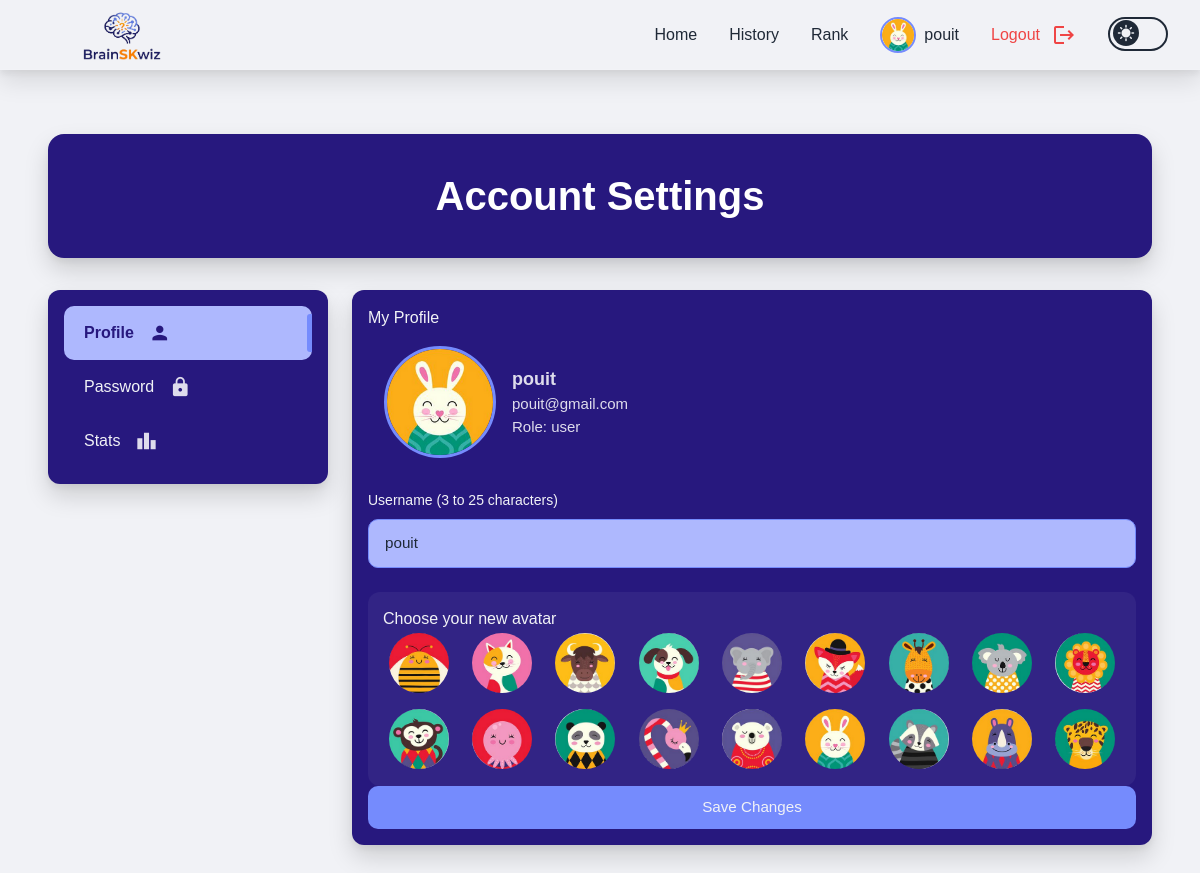
The app's page /settings.php (signed in) with its own data.
### tables this page shows
CREATE TABLE IF NOT EXISTS users (
    id INT AUTO_INCREMENT PRIMARY KEY,
    username VARCHAR(100) NOT NULL UNIQUE,
    email VARCHAR(255) NOT NULL UNIQUE,
    password VARCHAR(255) NOT NULL,
    role ENUM('admin', 'user') DEFAULT 'user',
    avatar VARCHAR(100) NOT NULL DEFAULT 'bee.png',
    total_points INT NOT NULL DEFAULT 0,
    created_at TIMESTAMP DEFAULT CURRENT_TIMESTAMP
);

### src/settings.php (the view, shortened to what this page needs)
<?php
include 'components/header.php';
require_once __DIR__ . '/config/db.php';
$stmt = $pdo->prepare("
    SELECT u.*, COALESCE(SUM(g.points_earned), 0) AS total_points
    FROM users u
    LEFT JOIN games g ON g.user_id = u.id
    WHERE u.id = ?
    GROUP BY u.id
");
$stmt->execute([$_SESSION['user_id']]);
$user = $stmt->fetch();
?>
<div class="page-container page-settings">
    <div class="titleBoxAdmin">
        <h1 class="bigTitle">Account Settings</h1>
    </div>
    <div class="settings">
        <div class="choices">
            <ul>
                <li id="profileSettingBtn" class="active">
                    <button onclick="setActive('profileSetting')">Profile<span class="material-icons">person</span></button>
                </li>
                <li id="passwordSettingBtn">
                    <button onclick="setActive('passwordSetting')">Password<span class="material-icons">lock</span></button>
                </li>
                <li id="statUserBtn">
                    <button onclick="setActive('statUser')">Stats<span class="material-icons">leaderboard</span></button>
                </li>
            </ul>
        </div>
        <div id="profileSetting" class="settingPage activeWindow">
            <h1 class="textWhite">My Profile</h1>
            <div class="profile-header">
                <img id="avatarPreview"
                    src="/public/avatars/<?= htmlspecialchars($user['avatar']) ?>"
                    class="profile-avatar">
                <div class="profile-info">
                    <p class="profile-name"><?= htmlspecialchars($user['username']) ?></p>
                    <p class="profile-email"><?= htmlspecialchars($user['email']) ?></p>
                    <p class="profile-role">Role: <?= htmlspecialchars($user['role']) ?></p>
                </div>
            </div>
            <form id="profileForm">
                <div style="margin-bottom: 1.5rem;">
                    <label class="textWhite block mb-2">Username (3 to 25 characters)</label>
                    <input class="inputField" type="text" id="username"
                        value="<?= htmlspecialchars($user['username']) ?>"
                        minlength="3" maxlength="25" required>
                </div>
                <div id="avatarChoices" class="avatar-section textWhite">
                    <h3>Choose your new avatar</h3>
                    <div class="avatar-grid">
                        <?php
                        $files = glob(__DIR__ . "/public/avatars/*.png");
                        foreach ($files as $file):
                            $filename = basename($file);
                        ?>
                            <img src="/public/avatars/<?= htmlspecialchars($filename) ?>"
                                class="avatar-item border-2 border-transparent cursor-pointer transition"
                                data-avatar="<?= htmlspecialchars($filename) ?>">
                        <?php endforeach; ?>
                    </div>
                </div>
                <button type="submit" class="btn">Save Changes</button>
            </form>
        </div>
    </div>
</div>

### records on screen
users: avatar (picture), username "pouit", email "pouit@gmail.com", role "user"

### other values on screen
$_SESSION['username'] "pouit"
